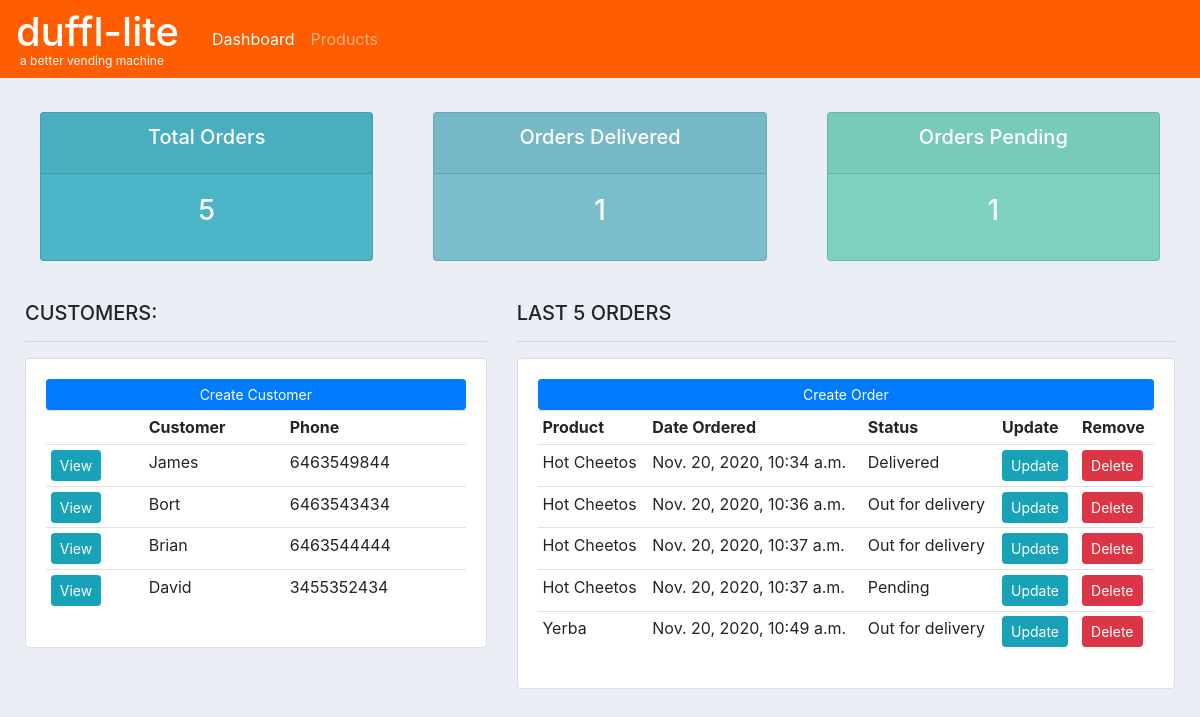
Before: / with the older database file.
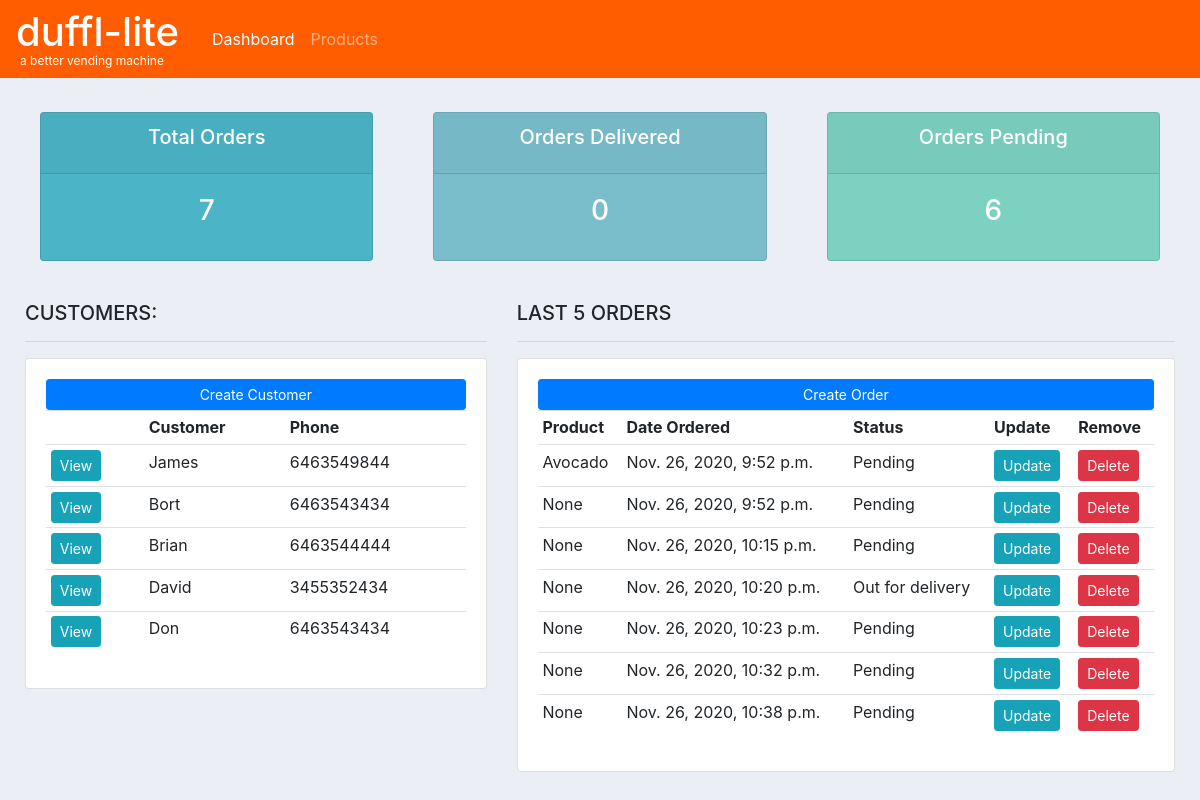
After: the same page with the newer database file.
### accounts/models.py (models this page shows, shortened)
class Customer(models.Model):
	name = models.CharField(max_length=200, null=True)
	phone = models.CharField(max_length=200, null=True)
	email = models.CharField(max_length=200, null=True)
	date_created = models.DateTimeField(auto_now_add=True, null=True)

class Order(models.Model):
	STATUS = (
			('Pending', 'Pending'),
			('Out for delivery', 'Out for delivery'),
			('Delivered', 'Delivered'),
			)
	customer = models.ForeignKey(Customer, null=True, on_delete= models.SET_NULL)
	product = models.ForeignKey(Product, null=True, on_delete= models.SET_NULL)
	date_created = models.DateTimeField(auto_now_add=True, null=True)
	status = models.CharField(max_length=200, null=True, choices=STATUS)

class Product(models.Model):
	CATEGORY = (
			('Snacks', 'Snacks'),
			('Toiletries', 'Toiletries'),
			)
	name = models.CharField(max_length=200, null=True)
	price = models.FloatField(null=True)
	category = models.CharField(max_length=200, null=True, choices=CATEGORY)
	description = models.CharField(max_length=200, null=True, blank=True)
	date_created = models.DateTimeField(auto_now_add=True, null=True)
	def __str__(self):
		return self.name

### accounts/views.py (the view)
# urls.py: path('', views.home, name="home"),
def home(request):
	orders = Order.objects.all()
	customers = Customer.objects.all()
	total_customers = customers.count()
	total_orders = orders.count()
	delivered = orders.filter(status='Delivered').count()
	pending = orders.filter(status='Pending').count()
	context = {'orders':orders, 'customers':customers,
	'total_orders':total_orders,'delivered':delivered,
	'pending':pending }
	return render(request, 'accounts/dashboard.html', context)

### accounts/templates/accounts/dashboard.html
{% extends 'accounts/main.html' %}
{% block content %}
{%  include 'accounts/status.html' %}
<br>
<div class="row">
    <div class="col-md-5">
        <h5>CUSTOMERS:</h5>
        <hr>
        <div class="card card-body">
            <a class="btn btn-primary  btn-sm btn-block" href="">Create Customer</a>
            <table class="table table-sm">
                <tr>
                    <th></th>
                    <th>Customer</th>
                    <th>Phone</th>
                </tr>
                {% for customer in customers %}
                <tr>
                    <td><a class="btn btn-sm btn-info" href="{% url 'customer' customer.id %}">View</a></td>
                    <td>{{customer.name}}</td>
                    <td>{{customer.phone}}</td>
                </tr>
                {% endfor %}
            </table>
        </div>
    </div>
    <div class="col-md-7">
        <h5>LAST 5 ORDERS</h5>
        <hr>
        <div class="card card-body">
            <a class="btn btn-primary  btn-sm btn-block" href="{% url 'create_order'%}">Create Order</a>
            <table class="table table-sm">
                <tr>
                    <th>Product</th>
                    <th>Date Ordered</th>
                    <th>Status</th>
                    <th>Update</th>
                    <th>Remove</th>
                </tr>
                {% for order in orders %}
                <tr>
                    <td>{{order.product}}</td>
                    <td>{{order.date_created}}</td>
                    <td>{{order.status}}</td>
                    <td><a class="btn btn-sm btn-info" href="{% url 'update_order' order.id%}">Update</a></td>
                    <td><a class="btn btn-sm btn-danger" href="{% url 'delete_order' order.id%}">Delete</a></td>
                </tr>
                {% endfor %}
            </table>
        </div>
    </div>
</div>
{% endblock %}

### accounts/templates/accounts/main.html (shortened to what this page needs)
<!DOCTYPE html>
<html>
<head>
    <link rel="stylesheet" href="https://stackpath.bootstrapcdn.com/bootstrap/4.3.1/css/bootstrap.min.css"
>
</head>
<body>
    {% include 'accounts/navbar.html' %}
    <div class="inner">
        {% block content %}
        {% endblock %}
    </div>
</body>
</html>

### accounts/templates/accounts/navbar.html (shortened to what this page needs)
{% load static %}
<nav class="navbar navbar-expand-lg navbar-dark">
    <div class="duff-div">
        <h1 class="duff">duffl-lite</h1>
        <p class="tag">a better vending machine</p>
    </div>
    <div class="collapse navbar-collapse" id="navbarNav">
        <ul class="navbar-nav">
            <li class="nav-item active">
                <a class="nav-link" href="{% url 'home' %}">Dashboard</a>
            </li>
            <li class="nav-item">
                <a class="nav-link" href="{% url 'products' %}">Products</a>
            </li>
        </ul>
    </div>
</nav>

### accounts/templates/accounts/status.html
<br>
<div class="row">
    <div class="col">
        <div class="col-md">
            <div class="card text-center text-white  mb-3" id="total-orders">
                <div class="card-header">
                    <h5 class="card-title">Total Orders</h5>
                </div>
                <div class="card-body">
                    <h3 class="card-title">{{total_orders}}</h3>
                </div>
            </div>
        </div>
    </div>
    <div class="col">
        <div class="col-md">
            <div class="card text-center text-white  mb-3" id="orders-delivered">
                <div class="card-header">
                    <h5 class="card-title">Orders Delivered</h5>
                </div>
                <div class="card-body">
                    <h3 class="card-title">{{delivered}}</h3>
                </div>
            </div>
        </div>
    </div>
    <div class="col">
        <div class="col-md">
            <div class="card text-center text-white  mb-3" id="orders-pending">
                <div class="card-header">
                    <h5 class="card-title">Orders Pending</h5>
                </div>
                <div class="card-body">
                    <h3 class="card-title">{{pending}}</h3>
                </div>
            </div>
        </div>
    </div>
</div>

### accounts/templates/accounts/main.html (style rules this page uses)
.duff-div { color: white; margin-right: 25px }
.tag { margin: -12px 0 0 4px; font-size: 12px; }
nav { background-color: #ff5d00 !important; margin-bottom: 10px; }
.inner { padding-left: 25px; padding-right: 25px; }
body { background-color: #ebeff5; }
#total-orders { background-color: #4cb4c7; }
#orders-delivered { background-color: #7abecc; }
#orders-pending { background-color: #7CD1C0; }

Changed rows visible on the page:
removed Order: product "Hot Cheetos", date_created "Nov. 20, 2020, 10:34 a.m.", status "Delivered"
removed Order: product "Hot Cheetos", date_created "Nov. 20, 2020, 10:36 a.m.", status "Out for delivery"
removed Order: product "Hot Cheetos", date_created "Nov. 20, 2020, 10:37 a.m.", status "Out for delivery"
removed Order: product "Hot Cheetos", date_created "Nov. 20, 2020, 10:37 a.m.", status "Pending"
removed Order: product "Yerba", date_created "Nov. 20, 2020, 10:49 a.m.", status "Out for delivery"
added Customer: name "Don", phone "6463543434"
added Order: product "Avocado", date_created "Nov. 26, 2020, 9:52 p.m.", status "Pending"
added Order: product "None", date_created "Nov. 26, 2020, 9:52 p.m.", status "Pending"
added Order: product "None", date_created "Nov. 26, 2020, 10:15 p.m.", status "Pending"
added Order: product "None", date_created "Nov. 26, 2020, 10:20 p.m.", status "Out for delivery"
added Order: product "None", date_created "Nov. 26, 2020, 10:23 p.m.", status "Pending"
added Order: product "None", date_created "Nov. 26, 2020, 10:32 p.m.", status "Pending"
added Order: product "None", date_created "Nov. 26, 2020, 10:38 p.m.", status "Pending"
Other visible differences:
{{ total_orders }}: "5" → "7"
{{ delivered }}: "1" → "0"
{{ pending }}: "1" → "6"
